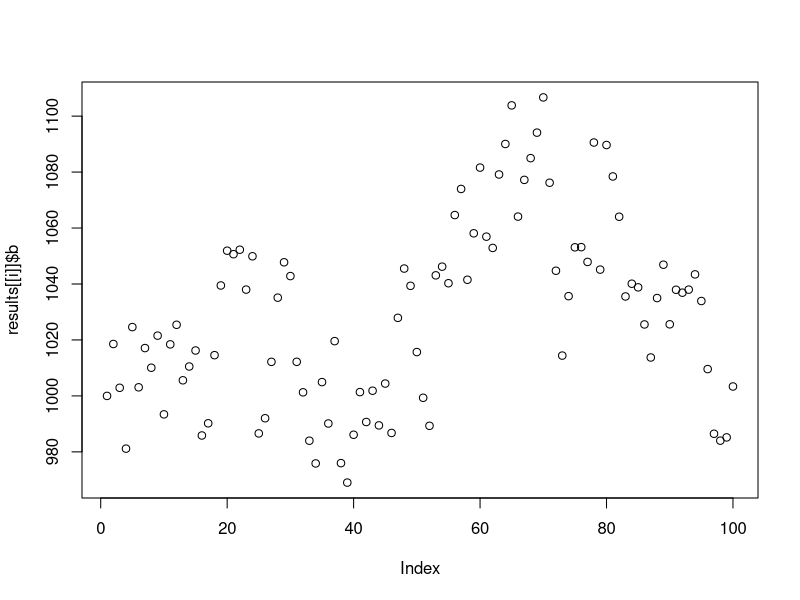
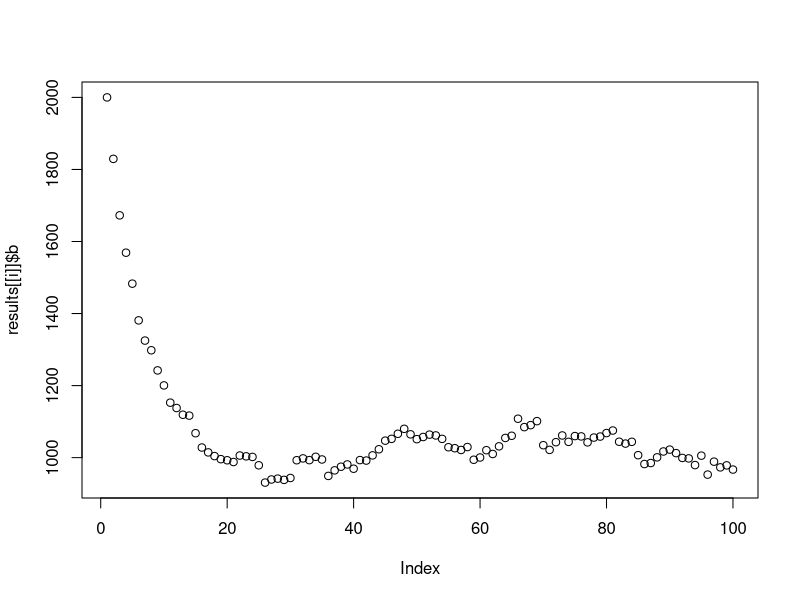
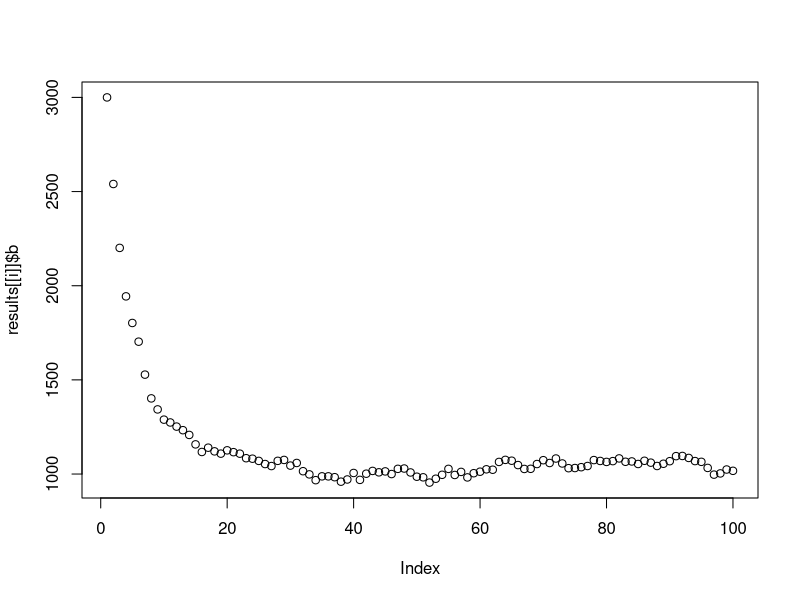
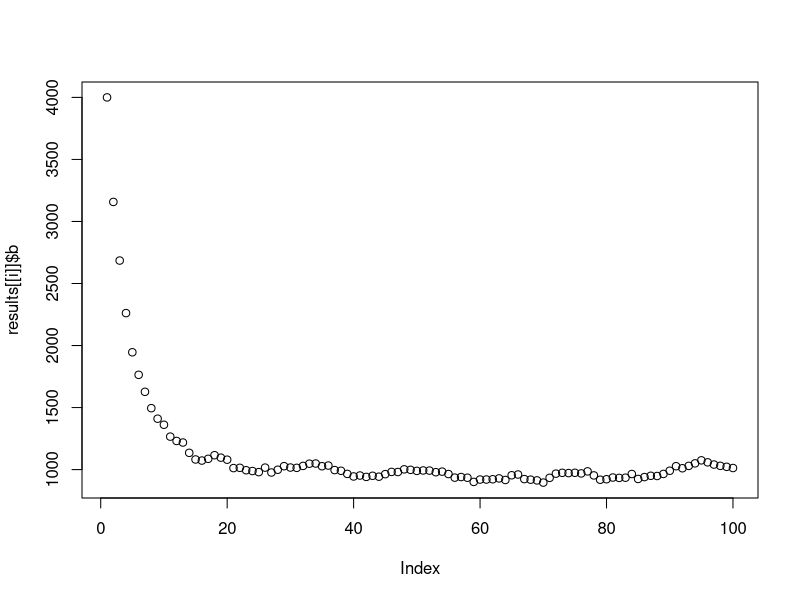
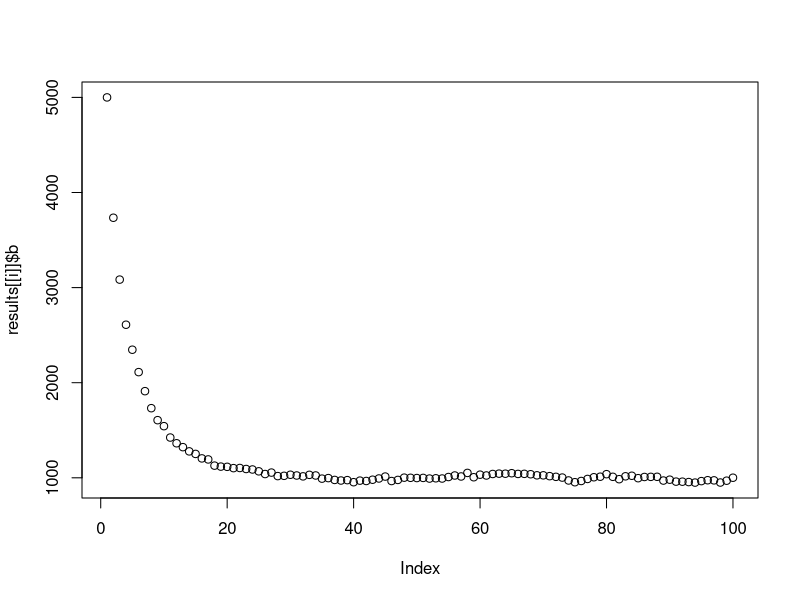
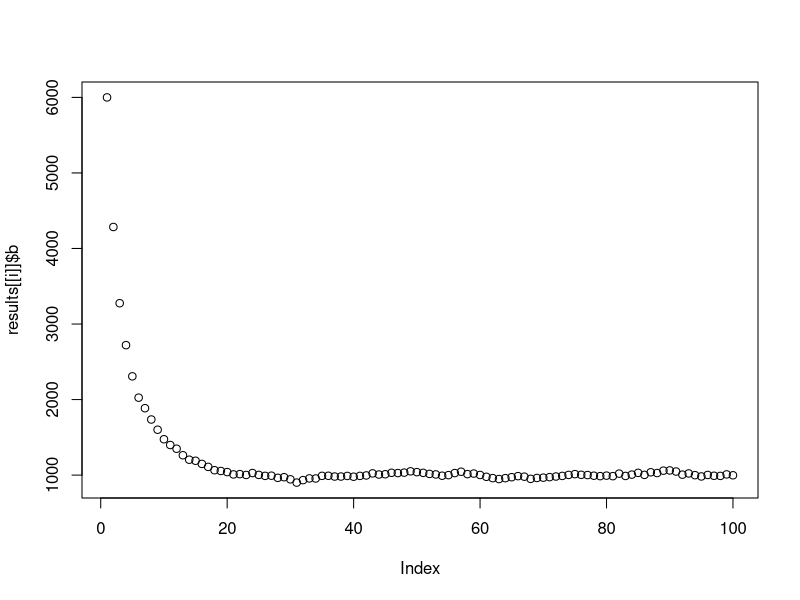
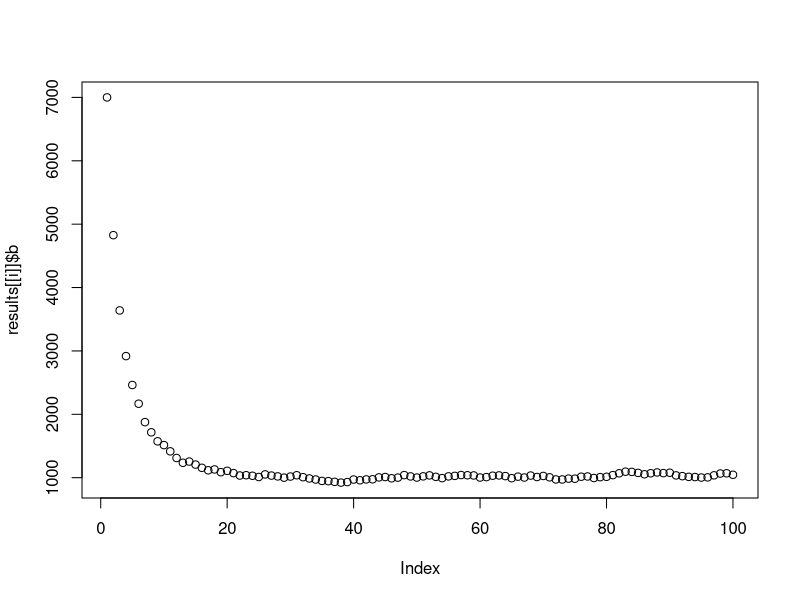
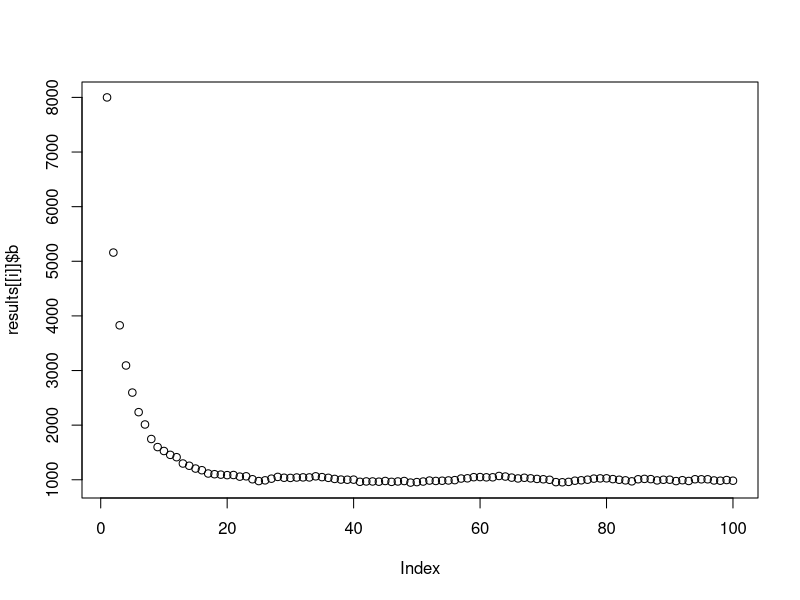

The R script that drew these images, in order:
## ---- chunk 1
knitr::opts_chunk$set(echo = TRUE)
## ---- chunk 2
library(tidyverse)
## ---- chunk 3

foa = (.2/.2) * (1-
             ((0.3 ^ (.2))/
                ((.2+1) ^ (1+.2)))
           )

## ---- chunk 4
#Write the function
sim_stockerror_oa <- function(b, r, r_s, error, p, k, years){
  
  results <- data.frame(
    b = rep(NA, years), c = rep(NA, years), 
    year = 1:years, r = rep(NA, years), b_err = rep(NA, years)) #Setup the results dataframe 
  
  #Set the initial result for the outputs in year 1
   
  results$b[1] = b
  results$b_err[1] = rnorm(1, mean = results$b[1], sd = (error*results$b[1])) #simulate error in assessment
  results$c[1] = ((r/p) * (1- ((0.3 ^ (p)) / ((p+1) ^ (1+p))))) * results$b_err[1] #using f=Foa and b=estimate from initial stock assessment
  results$r[1] = r
  
  #Loop the model over the specified number of years
  for (t in 2:years) {
    
    results$b_err[t] = rnorm(1, mean = results$b[t-1], sd = (error*results$b[t-1]))
    results$c[t] = ((r/p) * (1- ((0.3 ^ (p)) / ((p+1) ^ (1+p))))) * results$b_err[t]
    results$b[t] = results$b[t-1] + (results$r[t-1] / p)*results$b[t-1]*(1 - ((results$b[t-1]/k) ^ p)) - results$c[t]
    results$r[t] = results$r[1] * (1 + (r_s*(t-1))) 
    
   } 
  
  return(results)
}

results <- list()
## ---- chunk 5
# create a master list of input variables to feed into the cross() function

error_oa_experiment <- list(
  b = seq(1000, 10000, 1000),
  r = 0.2,
  r_s = 0,
  error = seq(0.05, 0.55, 0.05),
  p = 0.2,
  k = 10000,
  years = 100
)

eoae_cross <- error_oa_experiment %>% 
  cross()

# crossed lists to make 110 experiments
## ---- chunk 6

for(i in 1:110){
  results[[i]] <- sim_stockerror_oa(b=eoae_cross[[i]]$b, r=eoae_cross[[i]]$r,
                              r_s=eoae_cross[[i]]$r_s, p=eoae_cross[[i]]$p, 
                              k=eoae_cross[[i]]$k,years=eoae_cross[[i]]$years, error = eoae_cross[[i]]$error)
}

#plot the results

for(i in 1:110){
  plot(results[[i]]$b)
}
